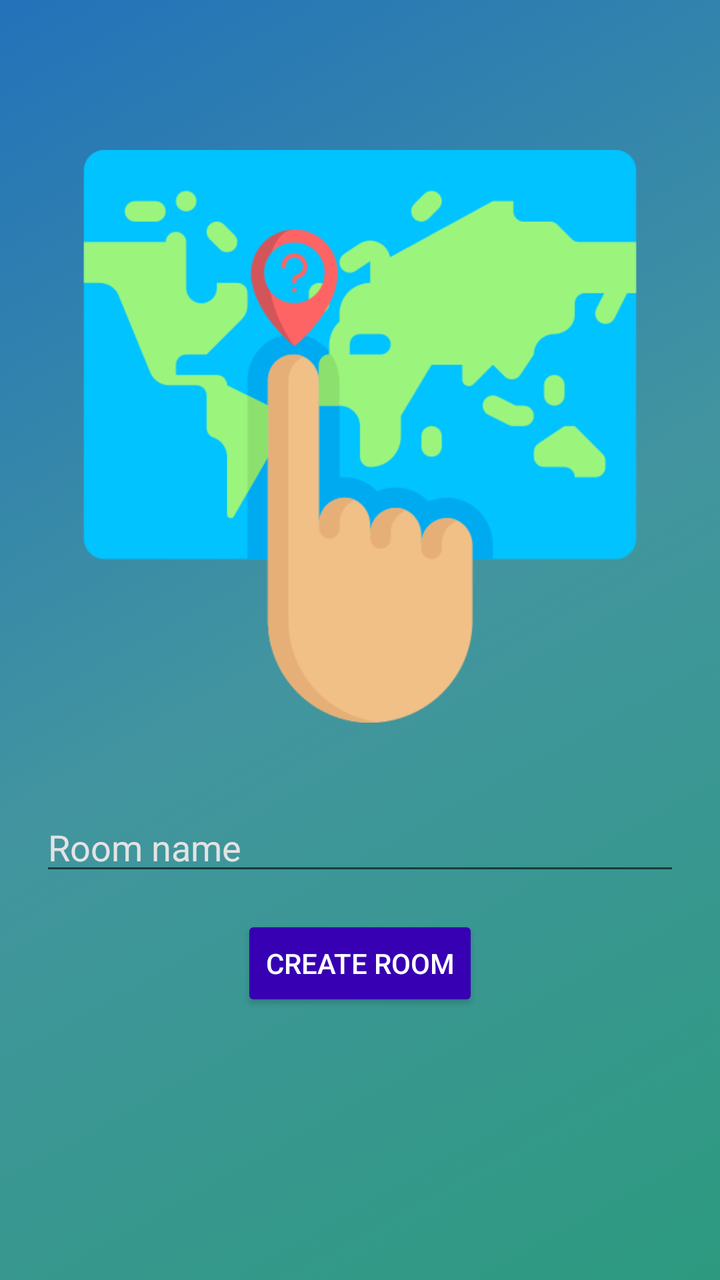
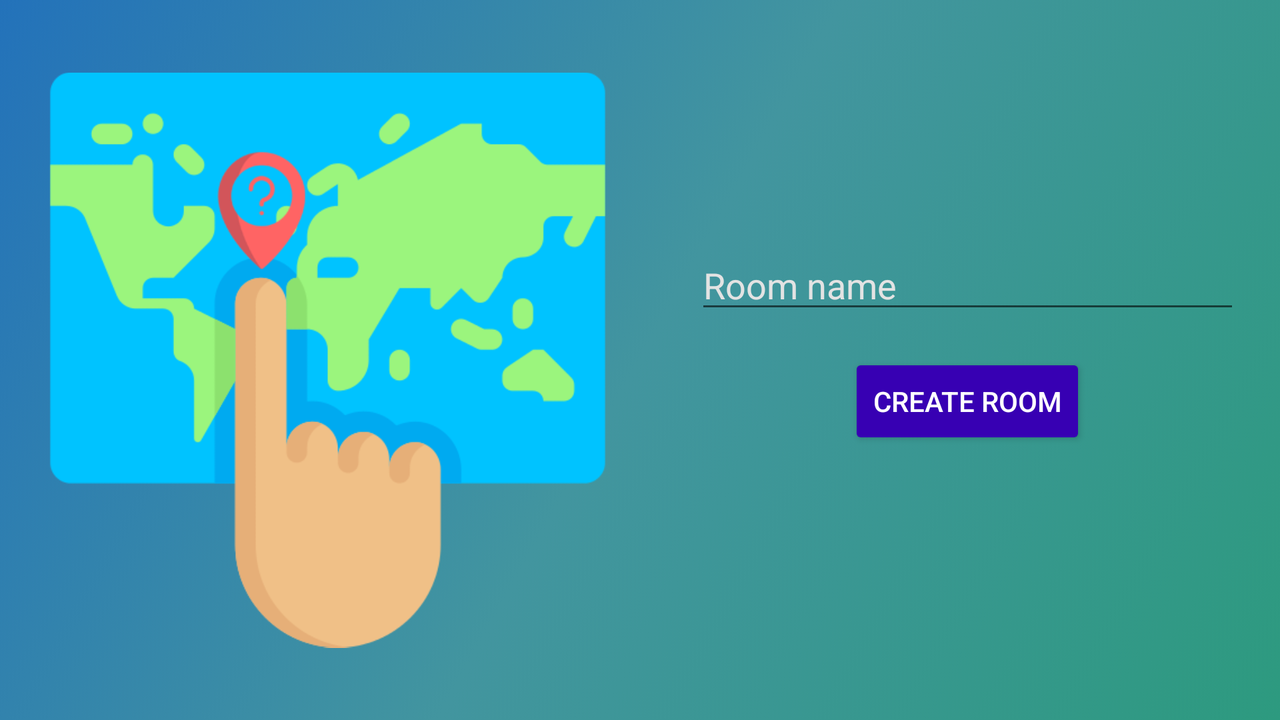

Two renders of one Android screen. The first uses the default layout on a phone; the second uses the alternative layout the repository ships for a different screen configuration, on a matching device. The two XML files are below.
<!-- AndroidManifest.xml: application theme AppTheme -->
<!-- res/layout/activity_multiplayer_new_room.xml -->
<?xml version="1.0" encoding="utf-8"?>
<LinearLayout xmlns:android="http://schemas.android.com/apk/res/android"
    xmlns:tools="http://schemas.android.com/tools"
    android:layout_width="match_parent"
    android:layout_height="match_parent"
    tools:context="com.example.trm.placeyourguess.MultiplayerNewRoomActivity"
    android:orientation="vertical"
    android:background="@drawable/background"
    android:weightSum="1"
    android:gravity="center"
    android:layout_gravity="center">

    <ImageView
        android:layout_width="wrap_content"
        android:layout_height="0dp"
        android:layout_weight=".65"
        android:layout_margin="20dp"
        android:src="@drawable/logo" />

    <LinearLayout
        android:layout_width="match_parent"
        android:layout_height="wrap_content"
        android:layout_weight=".1"
        android:layout_margin="20dp"
        android:orientation="vertical">

        <EditText
            android:layout_width="match_parent"
            android:layout_height="wrap_content"
            android:hint="@string/room_name"
            android:id="@+id/edit_roomName"
            android:textColor="#fff"
            android:textColorHint="#e3e3e3"/>

        <Button
            android:layout_width="wrap_content"
            android:layout_height="wrap_content"
            android:id="@+id/btn_createNewRoom"
            android:text="@string/create_room"
            android:backgroundTint="@color/colorPrimaryDark"
            android:textColor="#fff"
            android:layout_gravity="center"
            android:layout_margin="15dp"/>

    </LinearLayout>

</LinearLayout>
<!-- resources referenced by this layout -->
<resources>
  <!-- drawable background (drawable) -->
  <?xml version="1.0" encoding="utf-8"?>
  <selector xmlns:android="http://schemas.android.com/apk/res/android">
      <item>
          <shape>
              <gradient
                  android:startColor="#ff2d9a7f"
                  android:centerColor="#ff42959f"
                  android:endColor="#ff2372ba"
                  android:angle="135"/>
          </shape>
      </item>
  </selector>
  <!-- drawable logo: png bitmap (drawable, 45164 bytes) -->
  <string name="create_room">Create room</string>
  <string name="room_name">Room name</string>
  <style name="AppTheme" parent="Theme.AppCompat.Light.DarkActionBar">
          
          <item name="colorPrimary">@color/colorPrimary</item>
          <item name="colorPrimaryDark">@color/colorPrimaryDark</item>
          <item name="colorAccent">@color/colorAccent</item>
          <item name="windowNoTitle">true</item>
          <item name="windowActionBar">false</item>
      </style>
</resources>
<!-- res/layout-land/activity_multiplayer_new_room.xml (the author's variant of the layout above) -->
<!-- drawn on the phone turned sideways -->
<?xml version="1.0" encoding="utf-8"?>
<LinearLayout xmlns:android="http://schemas.android.com/apk/res/android"
    android:orientation="horizontal"
    android:layout_width="match_parent"
    android:layout_height="match_parent"
    android:weightSum="1"
    android:background="@drawable/background"
    android:gravity="center">

    <ImageView
        android:layout_width="0dp"
        android:layout_height="wrap_content"
        android:layout_weight=".7"
        android:layout_margin="20dp"
        android:src="@drawable/logo"
        android:layout_gravity="center"/>

    <LinearLayout
        android:layout_width="wrap_content"
        android:layout_height="match_parent"
        android:layout_weight=".3"
        android:layout_margin="20dp"
        android:orientation="vertical"
        android:gravity="center">

        <EditText
            android:layout_width="match_parent"
            android:layout_height="wrap_content"
            android:hint="Room name"
            android:id="@+id/edit_roomName"
            android:textColor="#fff"
            android:textColorHint="#e3e3e3"/>

        <Button
            android:layout_width="wrap_content"
            android:layout_height="wrap_content"
            android:id="@+id/btn_createNewRoom"
            android:text="Create room"
            android:backgroundTint="@color/colorPrimaryDark"
            android:textColor="#fff"
            android:layout_gravity="center"
            android:layout_margin="15dp"/>

    </LinearLayout>

</LinearLayout>
<!-- resources referenced by the variant -->
<!-- as the phone turned sideways resolves them -->
<resources>
  <!-- drawable background (drawable) -->
  <?xml version="1.0" encoding="utf-8"?>
  <selector xmlns:android="http://schemas.android.com/apk/res/android">
      <item>
          <shape>
              <gradient
                  android:startColor="#ff2d9a7f"
                  android:centerColor="#ff42959f"
                  android:endColor="#ff2372ba"
                  android:angle="135"/>
          </shape>
      </item>
  </selector>
  <!-- drawable logo: png bitmap (drawable, 45164 bytes) -->
  <style name="AppTheme" parent="Theme.AppCompat.Light.DarkActionBar">
          
          <item name="colorPrimary">@color/colorPrimary</item>
          <item name="colorPrimaryDark">@color/colorPrimaryDark</item>
          <item name="colorAccent">@color/colorAccent</item>
          <item name="windowNoTitle">true</item>
          <item name="windowActionBar">false</item>
      </style>
</resources>
